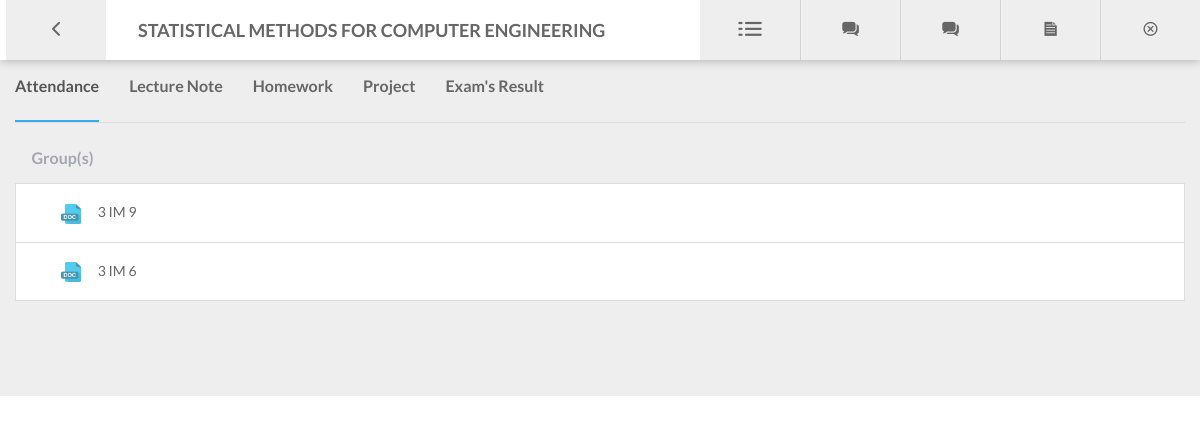
The app's page /website/html/coursedetails1.php?c_id=3 (signed in) with its own data.
### tables this page shows
CREATE TABLE `course` (
  `c_id` int(11) NOT NULL,
  `c_fullname` text NOT NULL,
  `c_code` varchar(50) DEFAULT NULL,
  `c_credit` float DEFAULT NULL,
  `c_reviewsystem` varchar(50) DEFAULT NULL,
  `c_level` int(2) DEFAULT NULL,
  `c_cat` varchar(20) DEFAULT NULL,
  `c_totalabsence` int(2) DEFAULT NULL
);

### website/html/coursedetails1.php (the view, shortened to what this page needs)
<?php
    include "connect.php";
     $key = $_GET['c_id'] ;
                    $sql="SELECT * FROM course WHERE c_id =$key ";
                    $result=mysqli_query($conn,$sql);
                    if(mysqli_num_rows($result))
                        {  while($row=mysqli_fetch_assoc($result))
                            { $timely=$row["c_id"];
                            $level=$row["c_level"];
                            $cat=$row["c_cat"] ;
    ?>
<!DOCTYPE HTML PUBLIC "-//W3C//DTD HTML 4.01//EN" "http://www.w3.org/TR/html4/strict.dtd">
<html lang="en">
<head>
    <link rel="stylesheet" type="text/css" href="css/library/bootstrap.min.css">
    <link rel="stylesheet" type="text/css" href="css/library/font-awesome.min.css">
    <link rel="stylesheet" type="text/css" href="css/library/owl.carousel.css">
    <link rel="stylesheet" type="text/css" href="css/library/animate.css">
    <link rel="stylesheet" type="text/css" href="css/md-font.css">
    <link rel="stylesheet" type="text/css" href="css/style.css">
    <link rel="stylesheet" href="css/uikit.min.css" />
        <link rel="stylesheet" type="text/css" href="src/DateTimePicker.css" />
</head>
<body id="page-top">
<div id="page-wrap">
    <div class="top-nav">
        <ul class="top-nav-list ">
          <li class="prev-course"><a href="courses.php"><i class="icon md-angle-left"></i><span class="tooltip">Prev</span></a>
             <div  style="display: none" class="test-upload uk-placeholder uk-text-center"></div></li>
         </ul>
        <h4 class="sm black bold"><?php echo  $row["c_fullname"]?></h4>
        <ul class="top-nav-list">
              <li class="discussion-learn">
                <a href="#"><i class="icon md-list"></i><span class="tooltip">Exam Dates</span></a>
            </li>
            <li class="discussion-learn">
            <a href="#"><i class="icon md-comments"></i><span class="tooltip">New Topic</span></a>
            </li>
            <li class="discussion-learn">
                <a href="#"><i class="icon md-comments"></i><span class="tooltip">New Topic</span></a>
                         <?php
                    $sql="SELECT * FROM disc_topic where c_id = '$timely' order by dt_id desc ";
                    $result=mysqli_query($conn,$sql);
                ?>
            <li class="backpage">
              <a href="<?php echo "adddocument.php?c_id=".$timely."" ?>">
             <i class="icon md-file"></i><span class="tooltip">New Doc</span></a>
            </li>
            <li class="backpage">
                <a href="index.php"><i class="icon md-close-1"></i><span class="tooltip">Home</span></a>
            </li>
        </ul>
    </div>
    <section  class="course-concern" >
            <div class="container " >
                <div class="table-asignment">
                  <?php  if ($_SESSION["m_role"] == 'Instructor'){ ?>
                <ul class="nav-tabs" role="tablist">
                 <li class="active"><a href="#attendance" role="tab" data-toggle="tab">Attendance</a></li>
               <li><a href="#lecturenote" role="tab" data-toggle="tab">Lecture Note</a></li>
                    <li><a href="#homeworkannouncement" role="tab" data-toggle="tab">Homework</a></li>
                     <li><a href="#projectannouncement" role="tab" data-toggle="tab">Project</a></li>
                    <li><a href="#examresult" role="tab" data-toggle="tab">Exam's Result</a></li>
                </ul>
            <?php } ?>
                <div class="tab-content">
                       <?php  if ($_SESSION["m_role"] == 'Instructor'){ ?>
                      <div class="tab-pane fade in active" id="attendance">
                      <?php
                           $sq="SELECT group_nb FROM member_course WHERE c_id =$key and m_nId=$_SESSION[m_nId]" ;
                                 $resul=mysqli_query($conn,$sq);
                    if(mysqli_num_rows($resul))
                        { ?>
                        <table class="mc-table">
                                <thead >
                                  <tr >
                                    <th class="submissions"><span class="gris">&ensp;&ensp;Group(s)</span></th>
                                  </tr>
                                </thead>
                          <?php
                                     while($ro=mysqli_fetch_assoc($resul))
                                     { $nb = $ro["group_nb"];
                              ?>
                             <tr>
                               <td>
                                <a href="<?php echo "attendance.php?c_id=".$timely."&group_nb=".$nb ?>" >
                                  <img src="images/lecture.png" width="20px" height="20px">&ensp;&ensp;
                                  <span ><?php echo  "$level $cat $nb"?> </span>
                                </a>
                              </td>
                            </tr>
                         <?php } }?>
                      </table>
                      </div>
 <?php }?>
<?php }}?>
            </div>
        </div>
    </section>
</div>
</body>
</html>

### records on screen
course: c_fullname "STATISTICAL METHODS FOR COMPUTER ENGINEERING", c_level "3", c_cat "IM", nb "9", nb "6"
